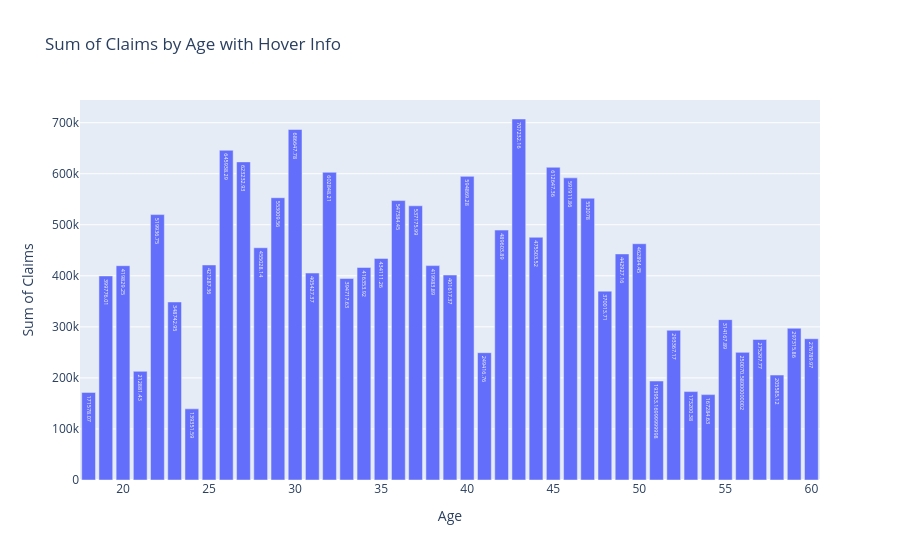

Notebook code for this chart:
### Code cell
agg = data.groupby('age').agg(
    sum_claim=('claim', 'sum'),
    avg_claim=('claim', 'mean'),
    count=('claim', 'size'),
    max_claim = ('claim', 'max')
).reset_index()

fig = px.bar(agg, x='age', y='sum_claim', text='sum_claim',
             hover_data={
                 'avg_claim': ':.2f',
                 'count': True,
                 'max_claim': True,
                 'sum_claim': False  # Hiding sum because already displayed on label
             },
             labels={'sum_claim': 'Sum of Claims',
                     'age': 'Age',
                     'avg_claim': 'Average Claim',
                     'max_claim': 'Max Claim',
                     'count': 'Number of Entries'},
             title='Sum of Claims by Age with Hover Info')

fig.show()

### Figure 1 — Plotly figure (JSON) as saved in the notebook; plotly's stock layout.template omitted (floating-point values rounded to 4 significant figures; data arrays with more than 128 entries replaced by an {"elided": "..."} marker saying what was removed)
{"data": [{"alignmentgroup": "True", "customdata": {"elided": "43x3 float values"}, "hovertemplate": "Age=%{x}<br>Average Claim=%{customdata[0]:.2f}<br>Number of Entries=%{customdata[1]}<br>Max Claim=%{customdata[2]}<extra></extra>", "legendgroup": "", "marker": {"color": "#636efa", "pattern": {"shape": ""}}, "name": "", "offsetgroup": "", "orientation": "v", "showlegend": false, "text": [171600.0, 399800.0, 419800.0, 212900.0, 519900.0, 348700.0, 139400.0, 421300.0, 645900.0, 623200.0, 455000.0, 553000.0, 686600.0, 405400.0, 602800.0, 394700.0, 416400.0, 434100.0, 547400.0, 537200.0, 420000.0, 401600.0, 594900.0, 249400.0, 489600.0, 707200.0, 475500.0, 612600.0, 591900.0, 552078, 370000.0, 442900.0, 462900.0, 194000.0, 293400.0, 173200.0, 167300.0, 314200.0, 250100.0, 275300.0, 205600.0, 297300.0, 276800.0], "textposition": "auto", "type": "bar", "x": [18, 19, 20, 21, 22, 23, 24, 25, 26, 27, 28, 29, 30, 31, 32, 33, 34, 35, 36, 37, 38, 39, 40, 41, 42, 43, 44, 45, 46, 47, 48, 49, 50, 51, 52, 53, 54, 55, 56, 57, 58, 59, 60], "xaxis": "x", "y": [171600.0, 399800.0, 419800.0, 212900.0, 519900.0, 348700.0, 139400.0, 421300.0, 645900.0, 623200.0, 455000.0, 553000.0, 686600.0, 405400.0, 602800.0, 394700.0, 416400.0, 434100.0, 547400.0, 537200.0, 420000.0, 401600.0, 594900.0, 249400.0, 489600.0, 707200.0, 475500.0, 612600.0, 591900.0, 552078, 370000.0, 442900.0, 462900.0, 194000.0, 293400.0, 173200.0, 167300.0, 314200.0, 250100.0, 275300.0, 205600.0, 297300.0, 276800.0], "yaxis": "y"}], "layout": {"barmode": "relative", "legend": {"tracegroupgap": 0}, "title": {"text": "Sum of Claims by Age with Hover Info"}, "xaxis": {"anchor": "y", "domain": [0, 1], "title": {"text": "Age"}}, "yaxis": {"anchor": "x", "domain": [0, 1], "title": {"text": "Sum of Claims"}}}}
